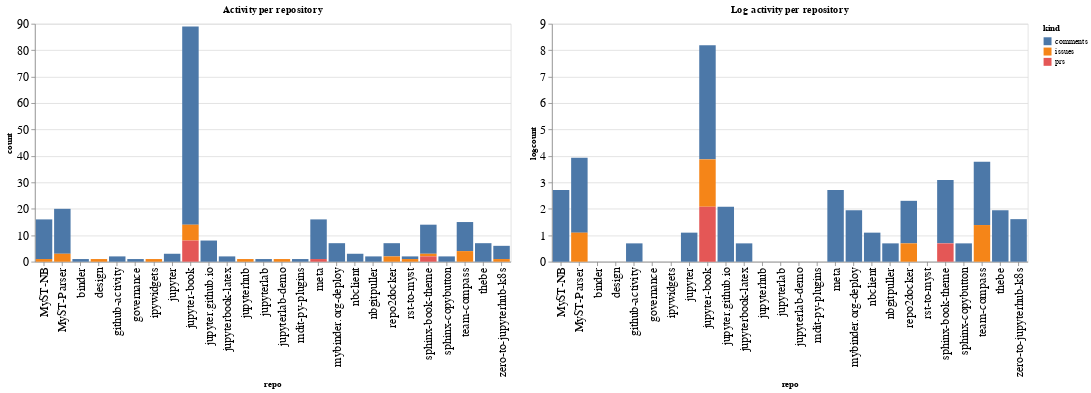

The notebook cell saved with this chart:
### Code cell
ch1 = alt.Chart(repo_summaries, width=600, title="Activity per repository").mark_bar().encode(
    x='repo',
    y='count',
    color='kind',
    tooltip="kind"
)

ch2 = alt.Chart(repo_summaries, width=600, title="Log activity per repository").mark_bar().encode(
    x='repo',
    y='logcount',
    color='kind',
    tooltip="kind"
)

ch1 | ch2

### Figure 1 — Vega-Lite specification as saved in the notebook (floating-point values rounded to 4 significant figures)
{"config": {"axisLeft": {"labelFontSize": 15}, "axisBottom": {"labelFontSize": 15}}, "hconcat": [{"mark": "bar", "encoding": {"color": {"type": "nominal", "field": "kind"}, "tooltip": {"type": "nominal", "field": "kind"}, "x": {"type": "nominal", "field": "repo"}, "y": {"type": "quantitative", "field": "count"}}, "title": "Activity per repository", "width": 600}, {"mark": "bar", "encoding": {"color": {"type": "nominal", "field": "kind"}, "tooltip": {"type": "nominal", "field": "kind"}, "x": {"type": "nominal", "field": "repo"}, "y": {"type": "quantitative", "field": "logcount"}}, "title": "Log activity per repository", "width": 600}], "data": {"name": "data-db7f6dec5e2c3e17e93c251a187010ac"}, "$schema": "https://vega.github.io/schema/vega-lite/v4.8.1.json", "datasets": {"data-db7f6dec5e2c3e17e93c251a187010ac": [{"repo": "MyST-NB", "kind": "comments", "count": 15, "logcount": 2.708}, {"repo": "MyST-NB", "kind": "issues", "count": 1, "logcount": 0.0}, {"repo": "MyST-Parser", "kind": "comments", "count": 17, "logcount": 2.833}, {"repo": "MyST-Parser", "kind": "issues", "count": 3, "logcount": 1.099}, {"repo": "binder", "kind": "comments", "count": 1, "logcount": 0.0}, {"repo": "design", "kind": "issues", "count": 1, "logcount": 0.0}, {"repo": "github-activity", "kind": "comments", "count": 2, "logcount": 0.6931}, {"repo": "governance", "kind": "comments", "count": 1, "logcount": 0.0}, {"repo": "ipywidgets", "kind": "issues", "count": 1, "logcount": 0.0}, {"repo": "jupyter", "kind": "comments", "count": 3, "logcount": 1.099}, {"repo": "jupyter-book", "kind": "comments", "count": 75, "logcount": 4.317}, {"repo": "jupyter-book", "kind": "issues", "count": 6, "logcount": 1.792}, {"repo": "jupyter-book", "kind": "prs", "count": 8, "logcount": 2.079}, {"repo": "jupyter.github.io", "kind": "comments", "count": 8, "logcount": 2.079}, {"repo": "jupyterbook-latex", "kind": "comments", "count": 2, "logcount": 0.6931}, {"repo": "jupyterhub", "kind": "issues", "count": 1, "logcount": 0.0}, {"repo": "jupyterlab", "kind": "comments", "count": 1, "logcount": 0.0}, {"repo": "jupyterlab-demo", "kind": "issues", "count": 1, "logcount": 0.0}, {"repo": "mdit-py-plugins", "kind": "comments", "count": 1, "logcount": 0.0}, {"repo": "meta", "kind": "comments", "count": 15, "logcount": 2.708}, {"repo": "meta", "kind": "prs", "count": 1, "logcount": 0.0}, {"repo": "mybinder.org-deploy", "kind": "comments", "count": 7, "logcount": 1.946}, {"repo": "nbclient", "kind": "comments", "count": 3, "logcount": 1.099}, {"repo": "nbgitpuller", "kind": "comments", "count": 2, "logcount": 0.6931}, {"repo": "repo2docker", "kind": "comments", "count": 5, "logcount": 1.609}, {"repo": "repo2docker", "kind": "issues", "count": 2, "logcount": 0.6931}, {"repo": "rst-to-myst", "kind": "comments", "count": 1, "logcount": 0.0}, {"repo": "rst-to-myst", "kind": "issues", "count": 1, "logcount": 0.0}, {"repo": "sphinx-book-theme", "kind": "comments", "count": 11, "logcount": 2.398}, {"repo": "sphinx-book-theme", "kind": "issues", "count": 1, "logcount": 0.0}, {"repo": "sphinx-book-theme", "kind": "prs", "count": 2, "logcount": 0.6931}, {"repo": "sphinx-copybutton", "kind": "comments", "count": 2, "logcount": 0.6931}, {"repo": "team-compass", "kind": "comments", "count": 11, "logcount": 2.398}, {"repo": "team-compass", "kind": "issues", "count": 4, "logcount": 1.386}, {"repo": "thebe", "kind": "comments", "count": 7, "logcount": 1.946}, {"repo": "zero-to-jupyterhub-k8s", "kind": "comments", "count": 5, "logcount": 1.609}, {"repo": "zero-to-jupyterhub-k8s", "kind": "issues", "count": 1, "logcount": 0.0}]}}
